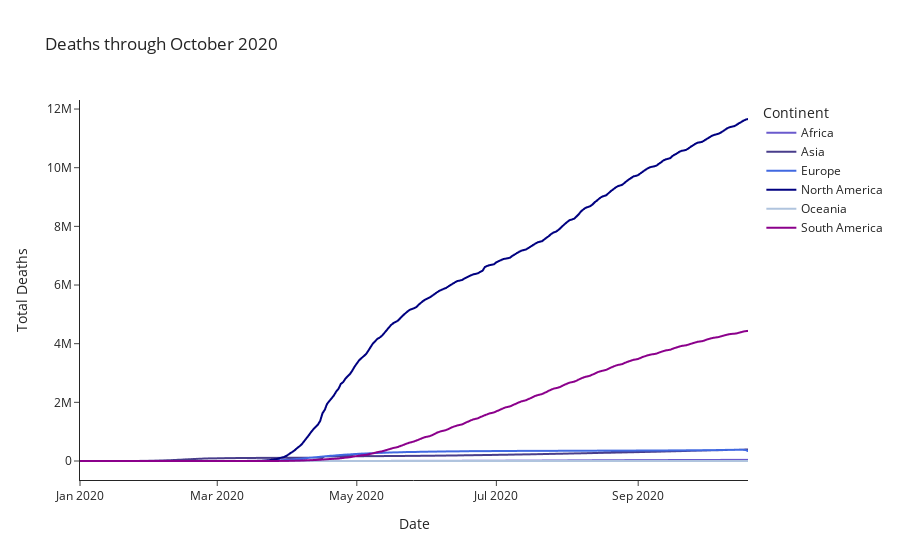

This figure's notebook cell:
### Code cell
deaths_by_continent = px.line(grouped_continent, x = 'DATE', y = 'total_deaths', color = 'Continent',
                              title = "Deaths through October 2020", 
                              color_discrete_sequence = ['slateblue', 'darkslateblue', 'royalblue', 'navy', 'lightsteelblue', 'darkmagenta'],
                              labels = {
                                 'total_deaths': "Total Deaths",
                                 'DATE': 'Date'
                             },
                              template = 'simple_white')

deaths_by_continent.show()

### Figure 1 — Plotly figure (JSON) as saved in the notebook; plotly's stock layout.template omitted (floating-point values rounded to 4 significant figures; data arrays with more than 128 entries replaced by an {"elided": "..."} marker saying what was removed)
{"data": [{"hovertemplate": "Continent=Africa<br>Date=%{x}<br>Total Deaths=%{y}<extra></extra>", "legendgroup": "Africa", "line": {"color": "slateblue", "dash": "solid"}, "marker": {"symbol": "circle"}, "mode": "lines", "name": "Africa", "showlegend": true, "type": "scattergl", "x": {"elided": "293 str values"}, "xaxis": "x", "y": {"elided": "293 int values"}, "yaxis": "y"}, {"hovertemplate": "Continent=Asia<br>Date=%{x}<br>Total Deaths=%{y}<extra></extra>", "legendgroup": "Asia", "line": {"color": "darkslateblue", "dash": "solid"}, "marker": {"symbol": "circle"}, "mode": "lines", "name": "Asia", "showlegend": true, "type": "scattergl", "x": {"elided": "293 str values"}, "xaxis": "x", "y": {"elided": "293 int values"}, "yaxis": "y"}, {"hovertemplate": "Continent=Europe<br>Date=%{x}<br>Total Deaths=%{y}<extra></extra>", "legendgroup": "Europe", "line": {"color": "royalblue", "dash": "solid"}, "marker": {"symbol": "circle"}, "mode": "lines", "name": "Europe", "showlegend": true, "type": "scattergl", "x": {"elided": "293 str values"}, "xaxis": "x", "y": {"elided": "293 int values"}, "yaxis": "y"}, {"hovertemplate": "Continent=North America<br>Date=%{x}<br>Total Deaths=%{y}<extra></extra>", "legendgroup": "North America", "line": {"color": "navy", "dash": "solid"}, "marker": {"symbol": "circle"}, "mode": "lines", "name": "North America", "showlegend": true, "type": "scattergl", "x": {"elided": "293 str values"}, "xaxis": "x", "y": {"elided": "293 int values"}, "yaxis": "y"}, {"hovertemplate": "Continent=Oceania<br>Date=%{x}<br>Total Deaths=%{y}<extra></extra>", "legendgroup": "Oceania", "line": {"color": "lightsteelblue", "dash": "solid"}, "marker": {"symbol": "circle"}, "mode": "lines", "name": "Oceania", "showlegend": true, "type": "scattergl", "x": {"elided": "293 str values"}, "xaxis": "x", "y": {"elided": "293 int values"}, "yaxis": "y"}, {"hovertemplate": "Continent=South America<br>Date=%{x}<br>Total Deaths=%{y}<extra></extra>", "legendgroup": "South America", "line": {"color": "darkmagenta", "dash": "solid"}, "marker": {"symbol": "circle"}, "mode": "lines", "name": "South America", "showlegend": true, "type": "scattergl", "x": {"elided": "293 str values"}, "xaxis": "x", "y": {"elided": "293 int values"}, "yaxis": "y"}], "layout": {"autosize": true, "legend": {"title": {"text": "Continent"}, "tracegroupgap": 0}, "title": {"text": "Deaths through October 2020"}, "xaxis": {"anchor": "y", "autorange": true, "domain": [0, 1], "range": ["2020-01-01", "2020-10-19"], "title": {"text": "Date"}, "type": "date"}, "yaxis": {"anchor": "x", "autorange": true, "domain": [0, 1], "range": [-647800.0, 12310000.0], "title": {"text": "Total Deaths"}, "type": "linear"}}}
